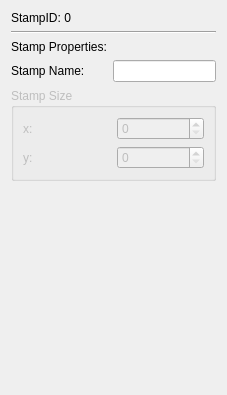
<?xml version="1.0" encoding="UTF-8"?>
<ui version="4.0">
 <class>SceneStampPropertiesv5</class>
 <widget class="QWidget" name="SceneStampPropertiesv5">
  <property name="geometry">
   <rect>
    <x>0</x>
    <y>0</y>
    <width>227</width>
    <height>395</height>
   </rect>
  </property>
  <property name="windowTitle">
   <string>Form</string>
  </property>
  <layout class="QGridLayout" name="gridLayout">
   <item row="4" column="0" colspan="2">
    <widget class="QGroupBox" name="groupBox_2">
     <property name="enabled">
      <bool>false</bool>
     </property>
     <property name="title">
      <string>Stamp Size</string>
     </property>
     <layout class="QGridLayout" name="gridLayout_3">
      <item row="0" column="0">
       <widget class="QLabel" name="label_19">
        <property name="text">
         <string>x:</string>
        </property>
       </widget>
      </item>
      <item row="1" column="0">
       <widget class="QLabel" name="label_20">
        <property name="text">
         <string>y:</string>
        </property>
       </widget>
      </item>
      <item row="0" column="1">
       <widget class="QDoubleSpinBox" name="stampSizeX">
        <property name="enabled">
         <bool>false</bool>
        </property>
        <property name="decimals">
         <number>0</number>
        </property>
        <property name="maximum">
         <double>1024.000000000000000</double>
        </property>
        <property name="singleStep">
         <double>1.000000000000000</double>
        </property>
       </widget>
      </item>
      <item row="1" column="1">
       <widget class="QDoubleSpinBox" name="stampSizeY">
        <property name="decimals">
         <number>0</number>
        </property>
        <property name="maximum">
         <double>1024.000000000000000</double>
        </property>
        <property name="singleStep">
         <double>1.000000000000000</double>
        </property>
       </widget>
      </item>
     </layout>
    </widget>
   </item>
   <item row="2" column="0">
    <widget class="QLabel" name="label_3">
     <property name="text">
      <string>Stamp Properties:</string>
     </property>
    </widget>
   </item>
   <item row="3" column="1">
    <widget class="QLineEdit" name="stampName">
     <property name="maxLength">
      <number>30</number>
     </property>
    </widget>
   </item>
   <item row="3" column="0">
    <widget class="QLabel" name="label">
     <property name="text">
      <string>Stamp Name:</string>
     </property>
    </widget>
   </item>
   <item row="0" column="0">
    <widget class="QLabel" name="stampID">
     <property name="text">
      <string>StampID: 0</string>
     </property>
    </widget>
   </item>
   <item row="5" column="0">
    <spacer name="verticalSpacer">
     <property name="orientation">
      <enum>Qt::Vertical</enum>
     </property>
     <property name="sizeHint" stdset="0">
      <size>
       <width>20</width>
       <height>40</height>
      </size>
     </property>
    </spacer>
   </item>
   <item row="1" column="0" colspan="2">
    <widget class="Line" name="line">
     <property name="orientation">
      <enum>Qt::Horizontal</enum>
     </property>
    </widget>
   </item>
  </layout>
 </widget>
 <tabstops>
  <tabstop>stampName</tabstop>
  <tabstop>stampSizeX</tabstop>
  <tabstop>stampSizeY</tabstop>
 </tabstops>
 <resources/>
 <connections/>
</ui>
